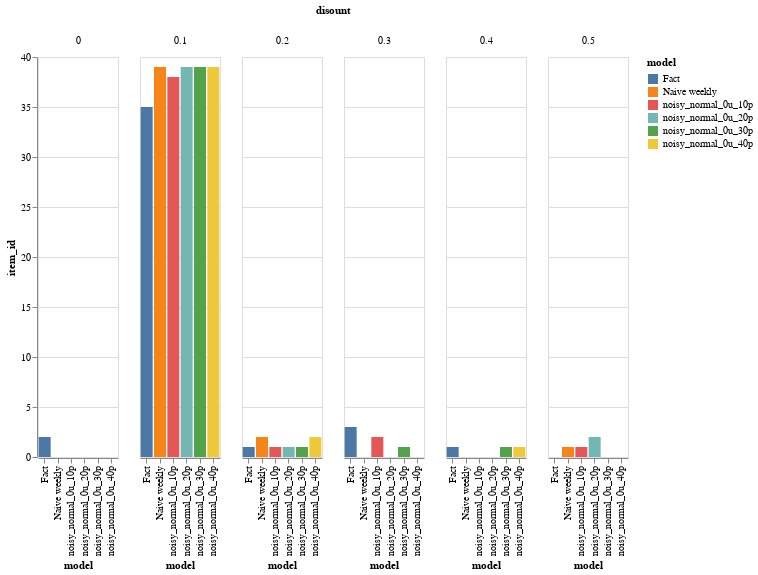

Source (notebook cell):
### Code cell
discounts_freq = result_weekly.reset_index().groupby(['model','disount']).count()['item_id'].reset_index()

alt.Chart(discounts_freq).mark_bar().encode(
    x='model:N',
    y=alt.Y('item_id:Q'),
    color=alt.Color('model:N'),
    #row='model:N',
    column='disount:N'
).properties(width=80, height=400)#.interactive()

### Figure 1 — Vega-Lite specification as saved in the notebook (floating-point values rounded to 4 significant figures)
{"config": {"view": {"continuousWidth": 400, "continuousHeight": 300}}, "data": {"name": "data-fd9e9d47131baa66aa90953f12de7a40"}, "mark": "bar", "encoding": {"color": {"type": "nominal", "field": "model"}, "column": {"type": "nominal", "field": "disount"}, "x": {"type": "nominal", "field": "model"}, "y": {"type": "quantitative", "field": "item_id"}}, "height": 400, "width": 80, "$schema": "https://vega.github.io/schema/vega-lite/v4.8.1.json", "datasets": {"data-fd9e9d47131baa66aa90953f12de7a40": [{"model": "Fact", "disount": 0.0, "item_id": 2}, {"model": "Fact", "disount": 0.1, "item_id": 35}, {"model": "Fact", "disount": 0.2, "item_id": 1}, {"model": "Fact", "disount": 0.3, "item_id": 3}, {"model": "Fact", "disount": 0.4, "item_id": 1}, {"model": "Naive weekly", "disount": 0.1, "item_id": 39}, {"model": "Naive weekly", "disount": 0.2, "item_id": 2}, {"model": "Naive weekly", "disount": 0.5, "item_id": 1}, {"model": "noisy_normal_0u_10p", "disount": 0.1, "item_id": 38}, {"model": "noisy_normal_0u_10p", "disount": 0.2, "item_id": 1}, {"model": "noisy_normal_0u_10p", "disount": 0.3, "item_id": 2}, {"model": "noisy_normal_0u_10p", "disount": 0.5, "item_id": 1}, {"model": "noisy_normal_0u_20p", "disount": 0.1, "item_id": 39}, {"model": "noisy_normal_0u_20p", "disount": 0.2, "item_id": 1}, {"model": "noisy_normal_0u_20p", "disount": 0.5, "item_id": 2}, {"model": "noisy_normal_0u_30p", "disount": 0.1, "item_id": 39}, {"model": "noisy_normal_0u_30p", "disount": 0.2, "item_id": 1}, {"model": "noisy_normal_0u_30p", "disount": 0.3, "item_id": 1}, {"model": "noisy_normal_0u_30p", "disount": 0.4, "item_id": 1}, {"model": "noisy_normal_0u_40p", "disount": 0.1, "item_id": 39}, {"model": "noisy_normal_0u_40p", "disount": 0.2, "item_id": 2}, {"model": "noisy_normal_0u_40p", "disount": 0.4, "item_id": 1}]}}
